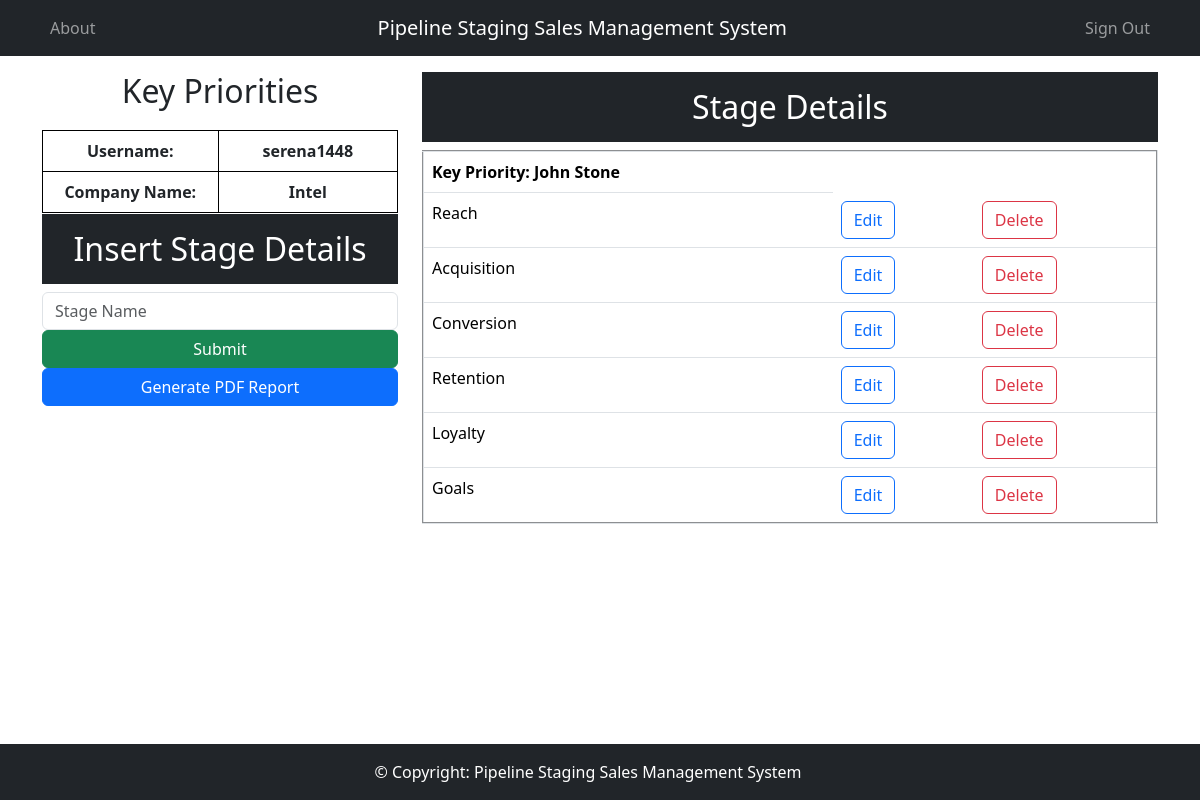
Screenshot of /SalesManagementSystemApp/KeyPriorities/CustService/serena1448/Intel/ with the database file from the repository.
### SalesManagementSystemApp/models.py (models this page shows, shortened)
class CustServiceStage(models.Model):
    custom_stage = models.CharField(max_length=150)

### SalesManagementSystemApp/views.py (the view)
# urls.py: path('SalesManagementSystemApp/KeyPriorities/CustService/<str:username>/<str:company_name>/', views.CustServiceMethod, name = 'CustService'),
def CustServiceMethod(request, username, company_name):
    data = CustServiceStage.objects.all()
    context = {'data': data, 'username': username, 'company_name': company_name}
    return render(request, "SalesManagementSystemApp/CustService.html", context)

### SalesManagementSystemApp/templates/SalesManagementSystemApp/CustService.html (shortened to what this page needs)
{% load static %}
<!DOCTYPE HTML>
<html lang="en">
<head>
    <link href="https://cdn.jsdelivr.net/npm/bootstrap@5.3.3/dist/css/bootstrap.min.css" rel="stylesheet">
    <link rel="stylesheet" href="{% static 'SalesManagementSystemApp/css/newcustservicestyles.css' %}">
</head>
<body>
<nav class="navbar navbar-expand-lg navbar-dark bg-dark">
    <div class="container">
        <div class="collapse navbar-collapse justify-content-flex-start">
            <ul class="navbar-nav">
                 <li class="nav-item">
                    <a class="nav-link"
                href="{%url 'SalesManagementSystemApp:About'%}">About</a>
                </li>
            </ul>
        </div>
        <nav class="navbar-brand">Pipeline Staging Sales Management System</nav>
         <div class="collapse navbar-collapse justify-content-end">
             <ul class="navbar-nav">
               <li class="nav-item">
                    <a class="nav-link"
                href="{%url 'SalesManagementSystemApp:SignOut'%}">Sign Out</a>
                </li>
                </ul>
        </div>
    </div>
  </nav>
{% block content %}
<div class="container mt-3">
    <div class="row">
        <div class="col-md-4">
            <div class="form-headingdetail">
                <h2>Key Priorities</h2>
            </div>
            <div class="tableusers">
                <table border="2">
                    <tbody>
                        <tr>
                            <td><b>Username:</b></td>
                            <td><b>{{ username }}</b></td>
                        </tr>
                        <tr>
                            <td><b>Company Name:</b></td>
                            <td><b>{{ company_name }}</b></td>
                        </tr>
                    </tbody>
                </table>
            </div>
        </div>
        <div class="col-md-8">
    <h2 class="text-center text-white bg-dark p-3">Stage Details</h2>
    <table class="table" border = "2">
        <thead>
            <tr>
                <th scope="col">Key Priority: John Stone</th>
            </tr>
        </thead>
        <tbody>
            {% for d in data %}
                <tr>
                    <td>{{ d.custom_stage }}</td>
                    <td><a type="button" href="{% url 'SalesManagementSystemApp:CustServiceTableUpdateStage' id=d.id username=username company_name=company_name  %}" class="btn btn-outline-primary">Edit</a></td>
                    <td><a type="button" href="{% url 'SalesManagementSystemApp:CustServiceTableDeleteStage' id=d.id username=username company_name=company_name  stage_name=d.custom_stage %}" class="btn btn-outline-danger">Delete</a></td>
                </tr>
            {% endfor %}
        </tbody>
    </table>
</div>
<div class="fixed-container">
    <div class="container mt-1">
        <div class="row">
            <div class="col-md-4">
                <h2 class="text-center text-white bg-dark p-3">Insert Stage Details</h2>
                <form action="{% url 'SalesManagementSystemApp:CustServiceTableInsertStage' username=username company_name=company_name %}" method="POST">
                    <div class="form-group">
                        <input type="text" class="form-control" placeholder="Stage Name" name="custom_stage">
                    </div>
                    <div class="d-grid gap-2">
                        <button class="btn btn-success" type="submit">Submit</button>
                    </div>
                </form>
                <div class="d-grid gap-2">
                    <a href="{% url 'SalesManagementSystemApp:CustServiceTableGenerate_PDF' username=username company_name=company_name %}" class="btn btn-primary">Generate PDF Report</a>
                </div>
            </div>
        </div>
    </div>
</div>
 {% endblock content %}
<footer class="bg-dark text-white text-center text-lg-start fixed-bottom">
  <div class="container-fluid p-3 row justify-content-center">
    <div class="row">
     <div class="text-center">
       © Copyright: Pipeline Staging Sales Management System
     </div>
    </div>
  </div>
</footer>
  </body>
</html>

### SalesManagementSystemApp/static/SalesManagementSystemApp/css/newcustservicestyles.css (style rules this page uses)
.form-headingdetail { text-align: center; margin-bottom: 20px; }
.tableusers { margin: 0 auto; }
.tableusers table { border-collapse: collapse; }
.tableusers table, .tableusers th, .tableusers td { border: 1px solid black; padding: 8px; text-align: center; }
.tableusers td { width: 25%; }

### SalesManagementSystemApp/templates/SalesManagementSystemApp/CustService.html (style rules this page uses)
.fixed-container { position: fixed; top: 210px; left: 50%; transform: translateX(-50%); z-index: 1000; }

### rows the page displays
CustServiceStage: custom_stage "Reach"
CustServiceStage: custom_stage "Acquisition"
CustServiceStage: custom_stage "Conversion"
CustServiceStage: custom_stage "Retention"
CustServiceStage: custom_stage "Loyalty"
CustServiceStage: custom_stage "Goals"

### other values shown
{{ username }} "serena1448"
{{ company_name }} "Intel"
